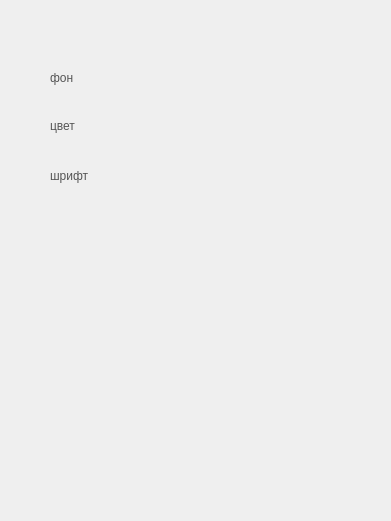
<?xml version="1.0" encoding="UTF-8"?>
<ui version="4.0">
 <class>Frame</class>
 <widget class="QFrame" name="Frame">
  <property name="geometry">
   <rect>
    <x>0</x>
    <y>0</y>
    <width>391</width>
    <height>521</height>
   </rect>
  </property>
  <property name="windowTitle">
   <string>Frame</string>
  </property>
  <widget class="QLabel" name="label">
   <property name="geometry">
    <rect>
     <x>50</x>
     <y>62</y>
     <width>51</width>
     <height>31</height>
    </rect>
   </property>
   <property name="styleSheet">
    <string notr="true">font: 16pt &quot;Helvetica&quot;;
color: rgb(85, 85, 85);</string>
   </property>
   <property name="text">
    <string>фон</string>
   </property>
   <property name="scaledContents">
    <bool>true</bool>
   </property>
   <property name="margin">
    <number>4</number>
   </property>
  </widget>
  <widget class="QLabel" name="label_2">
   <property name="geometry">
    <rect>
     <x>50</x>
     <y>110</y>
     <width>51</width>
     <height>31</height>
    </rect>
   </property>
   <property name="styleSheet">
    <string notr="true">font: 16pt &quot;Helvetica&quot;;
color: rgb(85, 85, 85);</string>
   </property>
   <property name="text">
    <string>цвет</string>
   </property>
   <property name="scaledContents">
    <bool>true</bool>
   </property>
   <property name="margin">
    <number>4</number>
   </property>
  </widget>
  <widget class="QLabel" name="label_3">
   <property name="geometry">
    <rect>
     <x>50</x>
     <y>160</y>
     <width>81</width>
     <height>31</height>
    </rect>
   </property>
   <property name="styleSheet">
    <string notr="true">font: 16pt &quot;Helvetica&quot;;
color: rgb(85, 85, 85);</string>
   </property>
   <property name="text">
    <string>шрифт</string>
   </property>
   <property name="scaledContents">
    <bool>true</bool>
   </property>
   <property name="margin">
    <number>4</number>
   </property>
  </widget>
 </widget>
 <resources/>
 <connections/>
</ui>
